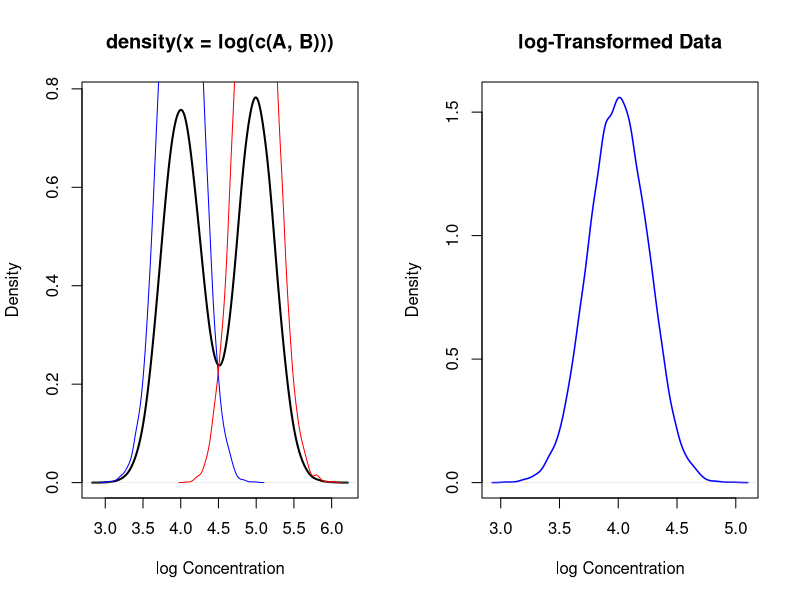

Source code (R):
## ---- chunk 1
A <- sort(exp(rnorm(10000, 4, 0.25)))
B <- sort(exp(rnorm(10000, 5, 0.25)))
par(mfrow = c(1, 2))
plot(density(log(c(A, B))), xlab = "log Concentration", col = "black", lwd = 2, main = NULL)
lines(density(log(A)), col = "blue", lwd = 1)
lines(density(log(B)), col = "red", lwd = 1)
plot(density(log(A)), xlab = "log Concentration", col = "blue", lwd = 1.5, main = "log-Transformed Data")
